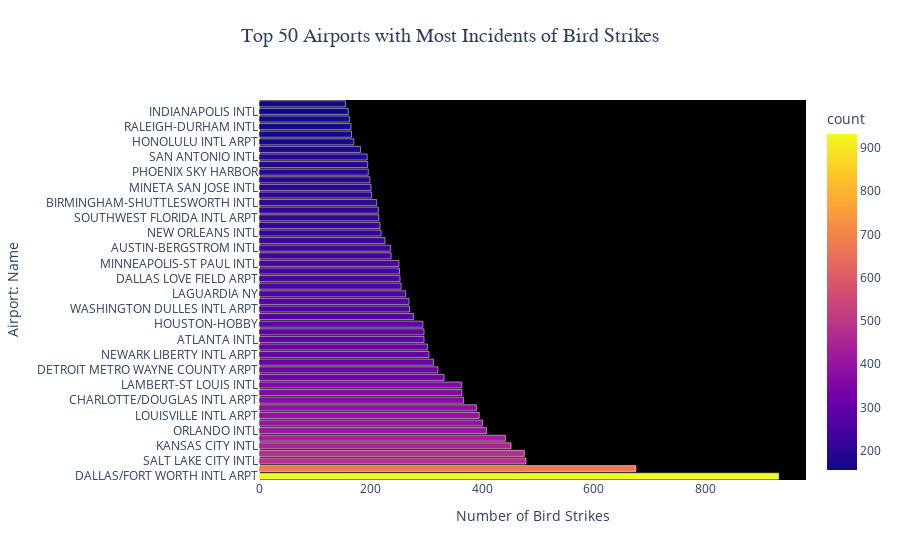

The notebook cell this image was saved under:
### Code cell
plt.figure(figsize=(11,6))
fig = px.bar(airport, y='Airport: Name',x='count', 
             color=airport['count'], orientation='h',  
             title='Top 50 Airports with Most Incidents of Bird Strikes')


fig.update_layout(
    yaxis_title='Airport: Name',
    xaxis_title='Number of Bird Strikes ',
    plot_bgcolor='black',  
    title_font=dict(size=20, family='Arial'),  
    title_x=0.5, 
    title_y=0.95,
    yaxis=dict(showgrid=False),
    xaxis=dict(showgrid=False)
)


fig.update_traces(marker_line_color='white')



iplot(fig)

### Figure 1 — Plotly figure (JSON) as saved in the notebook; plotly's stock layout.template omitted (floating-point values rounded to 4 significant figures)
{"data": [{"alignmentgroup": "True", "hovertemplate": "count=%{marker.color}<br>Airport: Name=%{y}<extra></extra>", "legendgroup": "", "marker": {"color": [932, 676, 479, 476, 452, 442, 408, 401, 395, 390, 367, 364, 363, 332, 321, 313, 305, 302, 296, 296, 294, 277, 270, 269, 263, 255, 253, 252, 251, 237, 236, 226, 219, 217, 215, 214, 211, 202, 201, 199, 196, 195, 194, 182, 170, 166, 165, 162, 160, 155], "coloraxis": "coloraxis", "line": {"color": "white"}, "pattern": {"shape": ""}}, "name": "", "offsetgroup": "", "orientation": "h", "showlegend": false, "textposition": "auto", "type": "bar", "x": [932, 676, 479, 476, 452, 442, 408, 401, 395, 390, 367, 364, 363, 332, 321, 313, 305, 302, 296, 296, 294, 277, 270, 269, 263, 255, 253, 252, 251, 237, 236, 226, 219, 217, 215, 214, 211, 202, 201, 199, 196, 195, 194, 182, 170, 166, 165, 162, 160, 155], "xaxis": "x", "y": ["DALLAS/FORT WORTH INTL ARPT", "SACRAMENTO INTL", "SALT LAKE CITY INTL", "DENVER INTL AIRPORT", "KANSAS CITY INTL", "PHILADELPHIA INTL", "ORLANDO INTL", "BALTIMORE WASH INTL", "LOUISVILLE INTL ARPT", "JOHN F KENNEDY INTL", "CHARLOTTE/DOUGLAS INTL ARPT", "NASHVILLE INTL", "LAMBERT-ST LOUIS INTL", "CHICAGO O'HARE INTL ARPT", "DETROIT METRO WAYNE COUNTY ARPT", "PORTLAND INTL (OR)", "NEWARK LIBERTY INTL ARPT", "CINCINNATI/NORTHERN KENTUCKY INTL ARPT", "ATLANTA INTL", "CHICAGO MIDWAY INTL ARPT", "HOUSTON-HOBBY", "FORT LAUDERDALE/HOLLYWOOD INTL", "WASHINGTON DULLES INTL ARPT", "EPPLEY AIRFIELD", "LAGUARDIA NY", "LOGAN INTL", "DALLAS LOVE FIELD ARPT", "METRO OAKLAND INTL", "MINNEAPOLIS-ST PAUL INTL", "GREATER PITTSBURGH", "AUSTIN-BERGSTROM INTL", "SAN FRANCISCO INTL ARPT", "NEW ORLEANS INTL", "LOS ANGELES INTL", "SOUTHWEST FLORIDA INTL ARPT", "CLEVELAND-HOPKINS INTL ARPT", "BIRMINGHAM-SHUTTLESWORTH INTL", "MIAMI INTL", "MINETA SAN JOSE INTL", "GEORGE BUSH INTERCONTINENTAL", "PHOENIX SKY HARBOR", "LIHUE ARPT", "SAN ANTONIO INTL", "BUFFALO-NIAGARA INTL", "HONOLULU INTL ARPT", "PORT COLUMBUS INTL", "RALEIGH-DURHAM INTL", "RONALD REAGAN WASHINGTON NATL", "INDIANAPOLIS INTL", "JACKSONVILLE INTL"], "yaxis": "y"}], "layout": {"barmode": "relative", "coloraxis": {"colorbar": {"title": {"text": "count"}}, "colorscale": [[0, "#0d0887"], [0.1111, "#46039f"], [0.2222, "#7201a8"], [0.3333, "#9c179e"], [0.4444, "#bd3786"], [0.5556, "#d8576b"], [0.6667, "#ed7953"], [0.7778, "#fb9f3a"], [0.8889, "#fdca26"], [1, "#f0f921"]]}, "legend": {"tracegroupgap": 0}, "plot_bgcolor": "black", "title": {"font": {"family": "Arial", "size": 20}, "text": "Top 50 Airports with Most Incidents of Bird Strikes", "x": 0.5, "y": 0.95}, "xaxis": {"anchor": "y", "domain": [0, 1], "showgrid": false, "title": {"text": "Number of Bird Strikes "}}, "yaxis": {"anchor": "x", "domain": [0, 1], "showgrid": false, "title": {"text": "Airport: Name"}}}}
